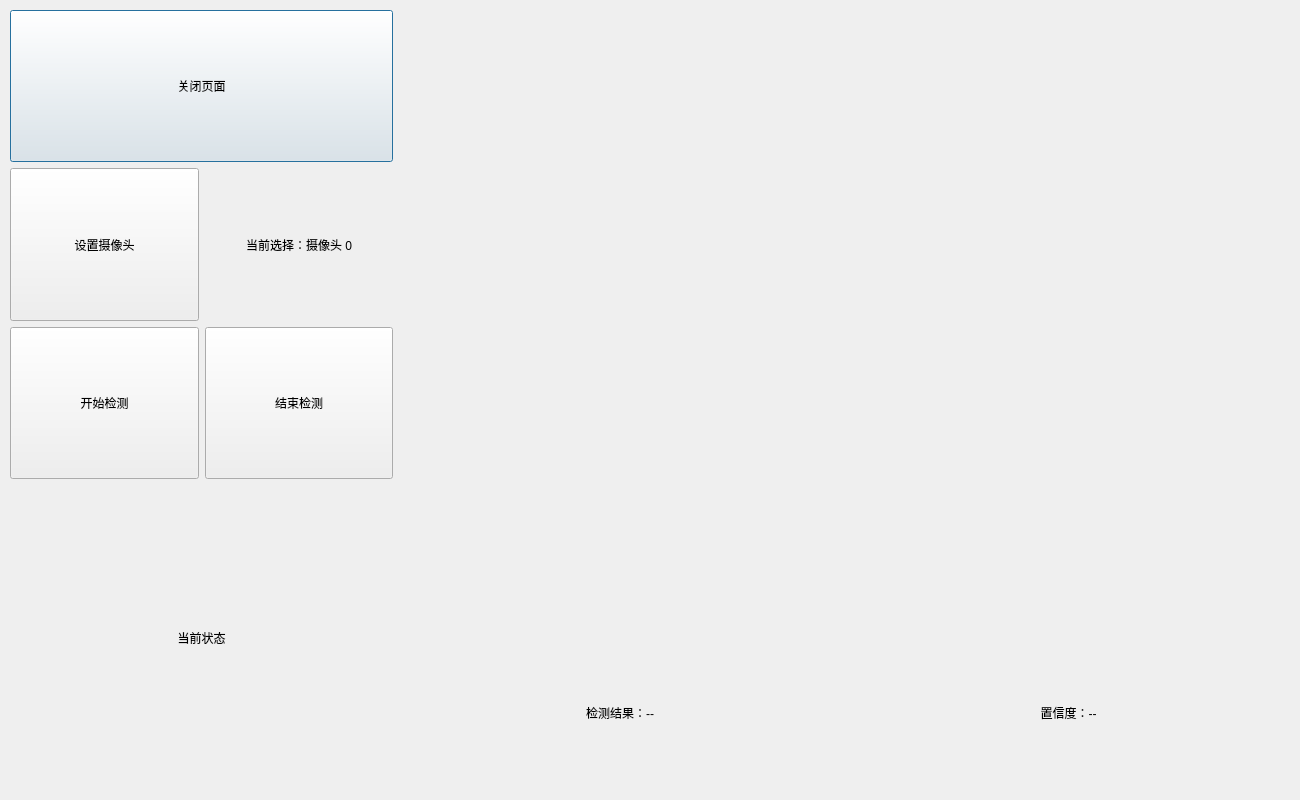
<?xml version="1.0" encoding="UTF-8"?>
<ui version="4.0">
 <class>WindowTwo</class>
 <widget class="QDialog" name="WindowTwo">
  <property name="geometry">
   <rect>
    <x>0</x>
    <y>0</y>
    <width>1300</width>
    <height>800</height>
   </rect>
  </property>
  <property name="windowTitle">
   <string>Dialog</string>
  </property>
  <layout class="QHBoxLayout" name="horizontalLayout" stretch="3,7">
   <property name="spacing">
    <number>5</number>
   </property>
   <property name="leftMargin">
    <number>10</number>
   </property>
   <property name="topMargin">
    <number>10</number>
   </property>
   <property name="rightMargin">
    <number>10</number>
   </property>
   <property name="bottomMargin">
    <number>10</number>
   </property>
   <item>
    <widget class="QWidget" name="LeftWidget" native="true">
     <layout class="QVBoxLayout" name="verticalLayout" stretch="1,1,1,2">
      <property name="leftMargin">
       <number>0</number>
      </property>
      <property name="topMargin">
       <number>0</number>
      </property>
      <property name="rightMargin">
       <number>0</number>
      </property>
      <property name="bottomMargin">
       <number>0</number>
      </property>
      <item>
       <widget class="QPushButton" name="closeBtn">
        <property name="sizePolicy">
         <sizepolicy hsizetype="Minimum" vsizetype="Minimum">
          <horstretch>0</horstretch>
          <verstretch>0</verstretch>
         </sizepolicy>
        </property>
        <property name="text">
         <string>关闭页面</string>
        </property>
       </widget>
      </item>
      <item>
       <layout class="QHBoxLayout" name="horizontalLayout_4">
        <item>
         <widget class="QPushButton" name="setBtn">
          <property name="sizePolicy">
           <sizepolicy hsizetype="Minimum" vsizetype="Minimum">
            <horstretch>0</horstretch>
            <verstretch>0</verstretch>
           </sizepolicy>
          </property>
          <property name="text">
           <string>设置摄像头</string>
          </property>
         </widget>
        </item>
        <item>
         <widget class="QLabel" name="labelCameraInfo">
          <property name="text">
           <string>当前选择：摄像头 0</string>
          </property>
          <property name="alignment">
           <set>Qt::AlignmentFlag::AlignCenter</set>
          </property>
         </widget>
        </item>
       </layout>
      </item>
      <item>
       <layout class="QHBoxLayout" name="horizontalLayout_3">
        <item>
         <widget class="QPushButton" name="btnStart">
          <property name="sizePolicy">
           <sizepolicy hsizetype="Minimum" vsizetype="Minimum">
            <horstretch>0</horstretch>
            <verstretch>0</verstretch>
           </sizepolicy>
          </property>
          <property name="text">
           <string>开始检测</string>
          </property>
         </widget>
        </item>
        <item>
         <widget class="QPushButton" name="btnStop">
          <property name="sizePolicy">
           <sizepolicy hsizetype="Minimum" vsizetype="Minimum">
            <horstretch>0</horstretch>
            <verstretch>0</verstretch>
           </sizepolicy>
          </property>
          <property name="text">
           <string>结束检测</string>
          </property>
         </widget>
        </item>
       </layout>
      </item>
      <item>
       <layout class="QVBoxLayout" name="verticalLayout_3">
        <item>
         <widget class="QLabel" name="statusLabel">
          <property name="text">
           <string>当前状态</string>
          </property>
          <property name="alignment">
           <set>Qt::AlignmentFlag::AlignCenter</set>
          </property>
         </widget>
        </item>
       </layout>
      </item>
     </layout>
    </widget>
   </item>
   <item>
    <widget class="QWidget" name="Rightwidget" native="true">
     <layout class="QVBoxLayout" name="verticalLayout_4" stretch="8,2">
      <property name="spacing">
       <number>5</number>
      </property>
      <property name="leftMargin">
       <number>0</number>
      </property>
      <property name="topMargin">
       <number>0</number>
      </property>
      <property name="rightMargin">
       <number>0</number>
      </property>
      <property name="bottomMargin">
       <number>0</number>
      </property>
      <item>
       <layout class="QVBoxLayout" name="verticalLayout_2">
        <item>
         <widget class="QLabel" name="cameraLabel">
          <property name="text">
           <string/>
          </property>
          <property name="alignment">
           <set>Qt::AlignmentFlag::AlignCenter</set>
          </property>
         </widget>
        </item>
       </layout>
      </item>
      <item>
       <layout class="QHBoxLayout" name="horizontalLayout_2">
        <item>
         <widget class="QLabel" name="resultLabel">
          <property name="text">
           <string>检测结果：--</string>
          </property>
          <property name="alignment">
           <set>Qt::AlignmentFlag::AlignCenter</set>
          </property>
         </widget>
        </item>
        <item>
         <widget class="QLabel" name="conLabel">
          <property name="text">
           <string>置信度：--</string>
          </property>
          <property name="alignment">
           <set>Qt::AlignmentFlag::AlignCenter</set>
          </property>
         </widget>
        </item>
       </layout>
      </item>
     </layout>
    </widget>
   </item>
  </layout>
 </widget>
 <resources/>
 <connections/>
</ui>
